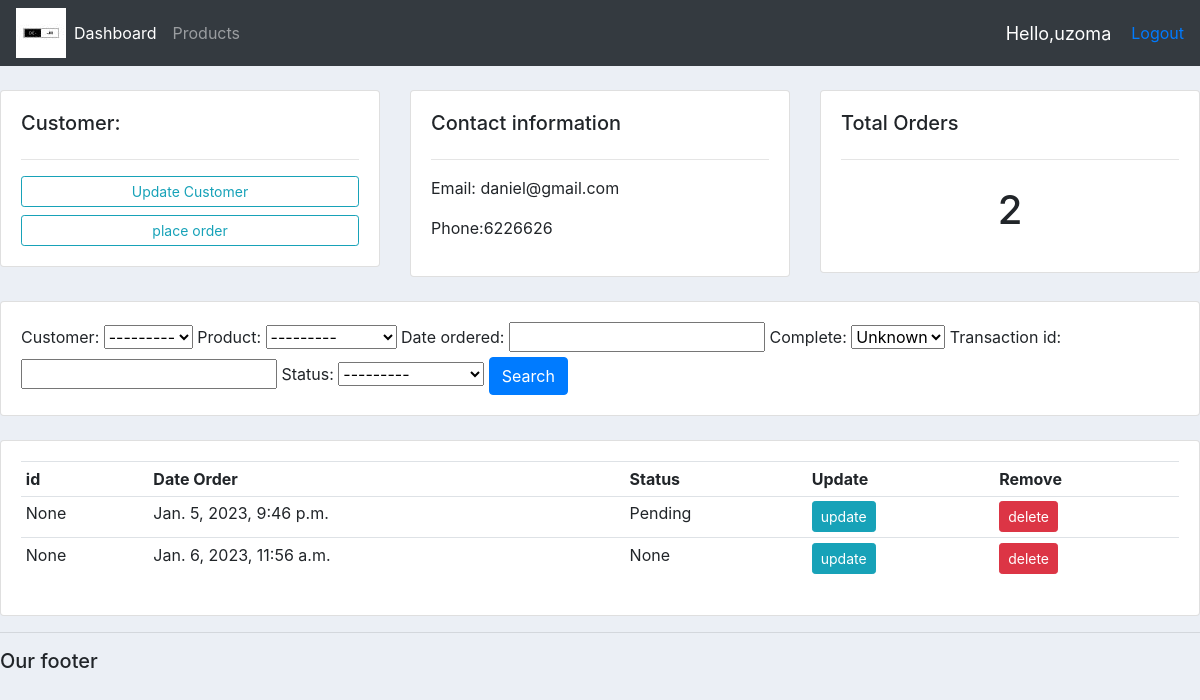
Page /customer/1 (signed in) on the committed database.
### mart/models.py (models this page shows, shortened)
class Customer(models.Model):
    user = models.OneToOneField(User, null=True, blank=True, on_delete=models.CASCADE, related_name="customer")
    name = models.CharField(max_length=200, null=True)
    phone = models.CharField(max_length=200, null=True)
    email = models.CharField(max_length=200, null=True)
    profile_pic = models.ImageField(default="profile1.png", null=True, blank=True)
    date_created =models.DateTimeField(auto_now_add=True, null=True)
    def __str__(self):
        return str(self.user)

class Order(models.Model):
    STATUS = (
        ('Pending', 'Pending'),
        ('out for delivery', 'out for devlivery'),
        ('Delivered', 'Delivered'),
    )
    customer = models.ForeignKey(Customer, null=True, on_delete=models.SET_NULL)
    product = models.ForeignKey(Product, null=True, on_delete=models.SET_NULL)
    date_ordered = models.DateTimeField(auto_now_add=True)
    complete = models.BooleanField(default=False, null=True, blank=False)
    transaction_id = models.CharField(max_length=200, null=True)
    status = models.CharField(max_length=200, null=True, choices=STATUS)

### mart/decorators.py (the view)
        def wrapper_func(request, *args, **kwargs):
            group = None
            if request.user.groups.exists():
                group = request.user.groups.all()[0].name
            if group in allowed_roles:
              return view_func(request, *args, **kwargs)
            else:
                return HttpResponse('you are not allowed to view this page')

### mart/models.py (called while the page is built)
    def __str__(self):
        return self.name

### mart/views.py (called while the page is built)
@login_required(login_url='login')
@allowed_users(allowed_roles=['admin'])
def customer(request, pk_test):
    customer = Customer.objects.get(id=pk_test)
    orders = customer.order_set.all()
    order_count = orders.count()
    myFilter = OrderFilter(request.GET, queryset=orders)
    orders = myFilter.qs
    context = {
        'customer': customer, 'orders': orders, 'order_count': order_count, 'myFilter': myFilter,
    }
    return render(request, 'account/customer.html', context)

### mart/templates/account/customer.html (shortened to what this page needs)
{% extends 'account/main.html' %}
{% block content %}
<br>
<div class="row">
    <div class="col-md">
        <div class="card card-body">
            <h5>Customer:</h5>
            <hr>
            <a class="btn btn-outline-info btn-sm btn-block" href="">Update Customer</a>
            <a class="btn btn-outline-info btn-sm btn-block" href="{% url 'create_order' customer.id %}">place order</a>
        </div>
    </div>
    <div class="col-md">
        <div class="card card-body">
            <h5>Contact information</h5>
            <hr>
            <p>Email: {{customer.email}} </p>
            <p>Phone:{{customer.phone}} </p>
        </div>
    </div>
    <div class="col-md">
        <div class="card card-body">
            <h5>Total Orders</h5>
            <hr>
            <h1 style="text-align: center;padding: 10px ">{{order_count}}</h1>
        </div>
    </div>
</div>
<br>
<div class="row">
    <div class="col">
        <div class="card card-body">
            <form method="get">
                {{myFilter.form}}
                <button class="btn btn-primary" type="submit">Search</button>
            </form>
        </div>
    </div>
</div>
<br>
<div class="row">
    <div class="col-md">
        <div class="card card-body">
            <table class="table table-sm">
                <tr>
                    <th>id</th>
                    <th>Date Order</th>
                    <th>Status</th>
                    <th>Update</th>
                    <th>Remove</th>
                </tr>
                {% for order in orders %}
                    <td>{{order.transaction_id}}</td>
                    <td>{{order.date_ordered}}</td>
                    <td>{{order.status}}</td>
                    <td><a class="btn btn-sm btn-info"  href="{% url 'update_order' order.id %}">update</a></td>
                    <td><a class="btn btn-sm btn-danger"  href="{% url 'delete_order' order.id %}">delete</a></td>
                {% endfor %}
            </table>
        </div>
    </div>
</div>
{% endblock %}

### mart/templates/account/Navbar.html (shortened to what this page needs)
{% load static %}
<nav class="navbar navbar-expand-lg navbar-dark bg-dark">
    <Img src="{% static 'images/logo.jpg' %}">
    <div class="collapse navbar-collapse" id="navbarNavAltMarkup">
      <ul class="navbar-nav">
        <li class="navbar-nav">
        <a class="nav-link active" href="{% url 'home' %}">Dashboard</a>
        </li>
        <li class="navbar-nav">
        <a class="nav-link" href="{% url 'product' %}">Products</a>
        </li>
      </ul>
    </div>
    <span class="hello-msg">Hello,{{request.user}}</span>
    <span><a href="{% url 'logout' %}">Logout</a></span>
</nav>

### static/CSS/real.css (style rules this page uses)
body { background-color: #ebeff5; }

### mart/templates/account/Navbar.html (style rules this page uses)
.hello-msg { font-size: 18px; color: #fff; margin-right: 20px; }

### rows in the picture
Customer: email "daniel@gmail.com", phone "6226626"
Order: transaction_id "None", date_ordered "Jan. 5, 2023, 9:46 p.m.", status "Pending"
Order: transaction_id "None", date_ordered "Jan. 6, 2023, 11:56 a.m.", status "None"

### other values in the picture
{{ request.user }} "uzoma"
{{ order_count }} "2"
